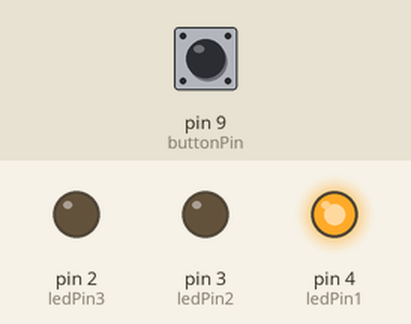
Bench run of a sketch on a simulated Arduino Uno, built with avr-gcc and run on an emulated ATmega328P. Shown: output pins drawn as LEDs (lit = HIGH). Inputs (shaded band) come from the test bench; at power-on: pin 9 (buttonPin) HIGH.

Above: at 1.2 s.
1.3 s: pin 9 (buttonPin) pulled LOW for 0.15 s
At 4.1 s:
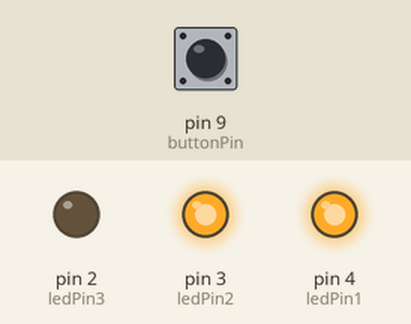
4.4 s: pin 9 (buttonPin) pulled LOW for 1 s
At 5.2 s:
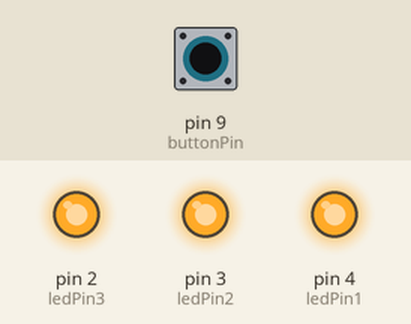
6.9 s: pin 9 (buttonPin) pulled LOW for 3.2 s
At 7.4 s:
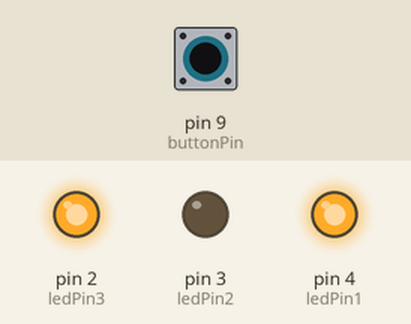
Timing chart, 0 to 16.5 s (numbered marks = the images above; inputs shaded):
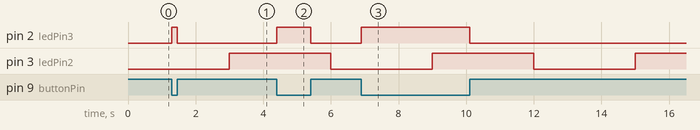

The sketch:

lustre-arduino_02.ino
```cpp
// Definindo LEDs
int ledPin1 = 4;
int ledPin2 = 3;
int ledPin3 = 2;
// Definindo o Botão
int buttonPin = 9;
// Guardando o estado do botão
int buttonState = 0;

// Controle de tempo para o LED intermitente
unsigned long previousMillis = 0;
const long interval = 3000;
bool led2State = LOW;

void setup() {
  // Prepara os LEDs
  pinMode(ledPin3, OUTPUT);
  pinMode(ledPin2, OUTPUT);
  pinMode(ledPin1, OUTPUT);
  // Preparando o botão com Pullup interno
  pinMode(buttonPin, INPUT_PULLUP);

  // Deixando o primeiro LED sempre ligado
  digitalWrite(ledPin1, HIGH);
}

void loop() {
  // Lê o estado do botão
  buttonState = digitalRead(buttonPin);

  // LED do botão
  if (buttonState == LOW) {
    digitalWrite(ledPin3, HIGH);
  } else {
    digitalWrite(ledPin3, LOW);
  }

  // LED intermitente (sem travar o loop)
  unsigned long currentMillis = millis();
  if (currentMillis - previousMillis >= interval) {
    previousMillis = currentMillis;
    led2State = !led2State;
    digitalWrite(ledPin2, led2State);
  }
}
```

Measured:
- after the input at 1.3 s, pin 2 (ledPin3): LOW → HIGH at once, → LOW 0.15 s later
- after the input at 4.4 s, pin 2 (ledPin3): LOW → HIGH at once, → LOW 1.0 s later
- after the input at 6.9 s, pin 2 (ledPin3): LOW → HIGH at once, → LOW 3.2 s later
